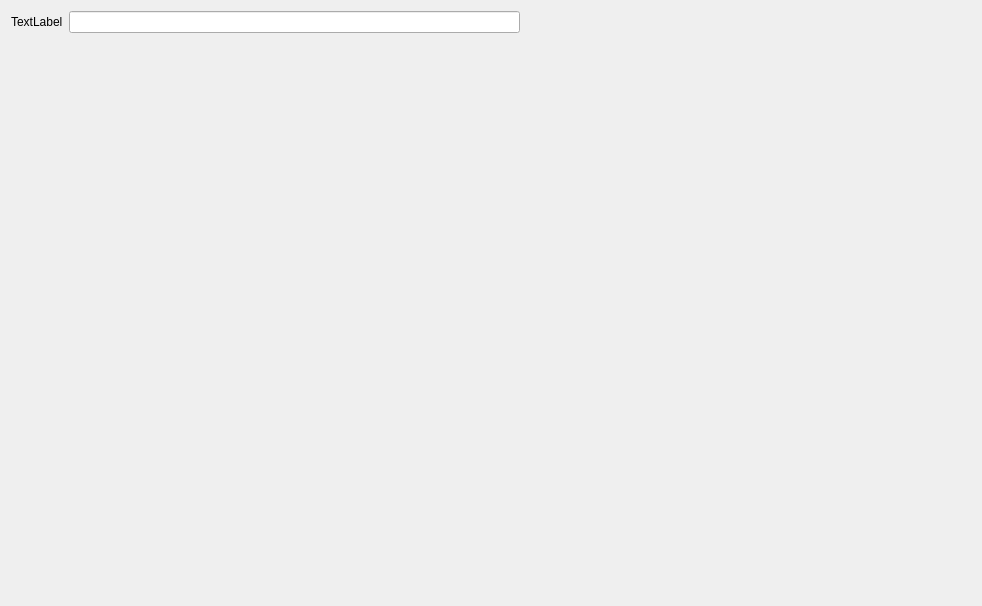
<?xml version="1.0" encoding="UTF-8"?>
<ui version="4.0">
 <class>VideoWidget</class>
 <widget class="QWidget" name="VideoWidget">
  <property name="geometry">
   <rect>
    <x>0</x>
    <y>0</y>
    <width>982</width>
    <height>606</height>
   </rect>
  </property>
  <property name="windowTitle">
   <string>VideoWidget</string>
  </property>
  <layout class="QGridLayout" name="gridLayout">
   <item row="0" column="0">
    <layout class="QHBoxLayout" name="horizontalLayout">
     <item>
      <widget class="QLabel" name="label">
       <property name="text">
        <string>TextLabel</string>
       </property>
      </widget>
     </item>
     <item>
      <widget class="QLineEdit" name="lineEdit"/>
     </item>
     <item>
      <spacer name="horizontalSpacer">
       <property name="orientation">
        <enum>Qt::Horizontal</enum>
       </property>
       <property name="sizeHint" stdset="0">
        <size>
         <width>40</width>
         <height>20</height>
        </size>
       </property>
      </spacer>
     </item>
    </layout>
   </item>
   <item row="1" column="0">
    <widget class="CmPlayer" name="widget" native="true">
     <property name="minimumSize">
      <size>
       <width>0</width>
       <height>550</height>
      </size>
     </property>
    </widget>
   </item>
  </layout>
 </widget>
 <layoutdefault spacing="6" margin="11"/>
 <customwidgets>
  <customwidget>
   <class>CmPlayer</class>
   <extends>QWidget</extends>
   <header location="global">cmplayer.h</header>
   <container>1</container>
  </customwidget>
 </customwidgets>
 <resources/>
 <connections/>
</ui>
